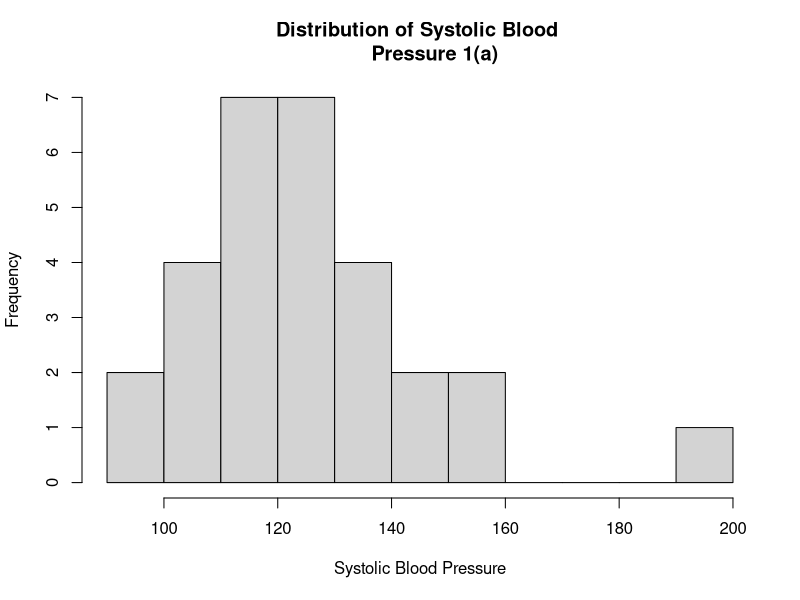
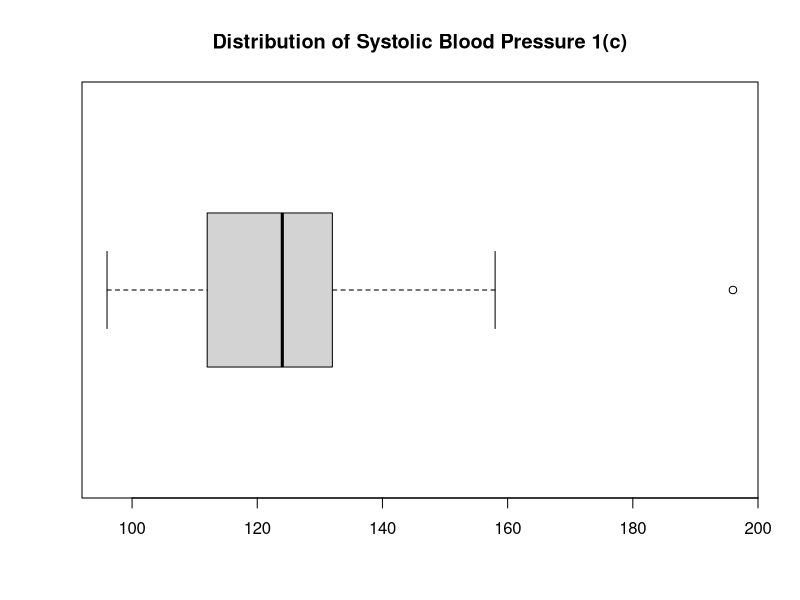
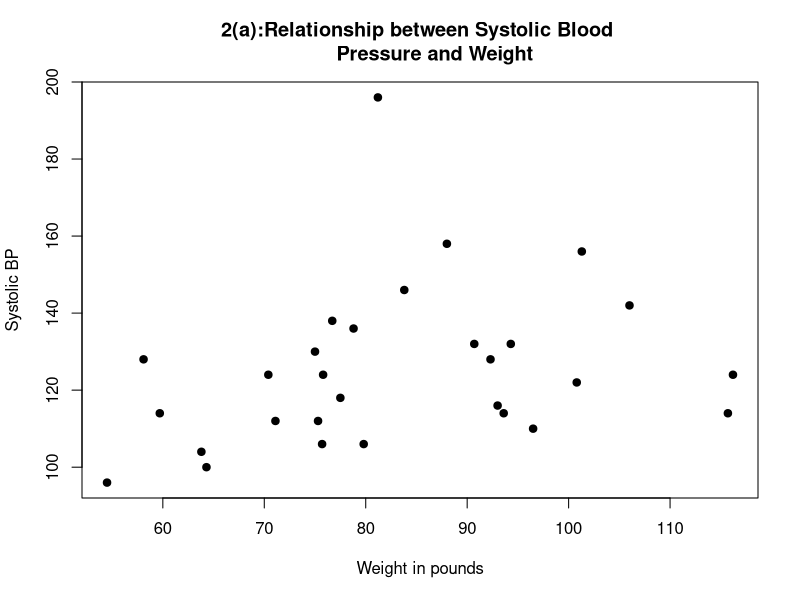
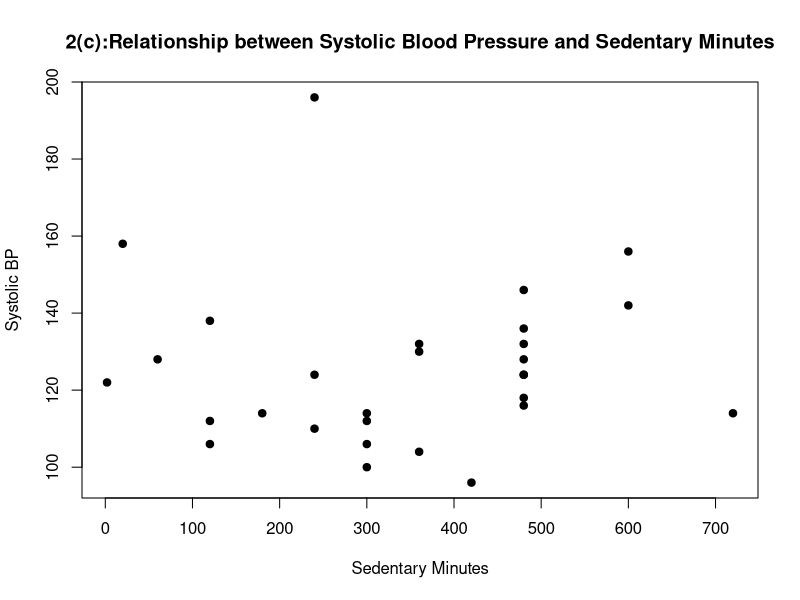
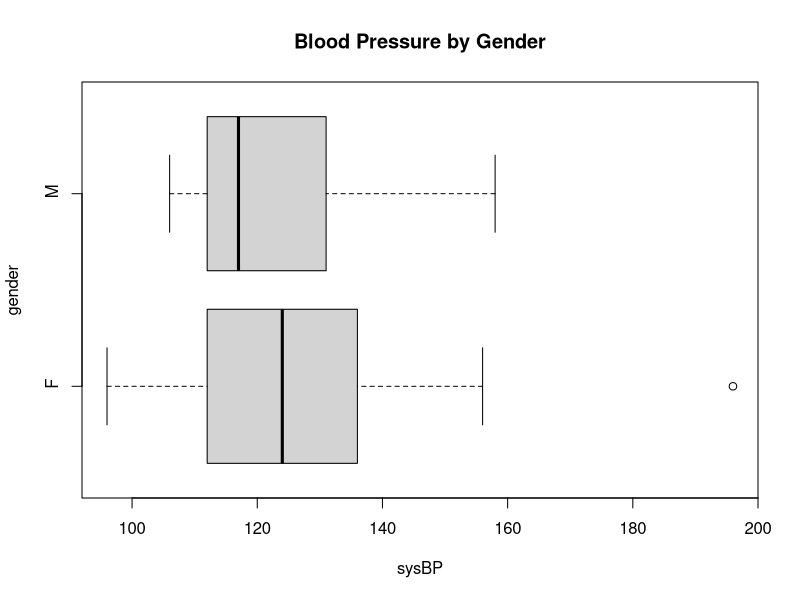
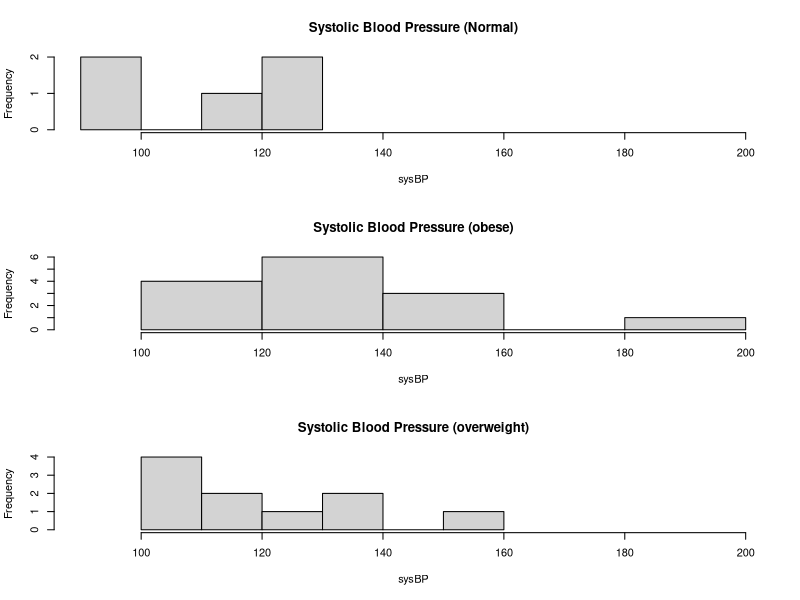

Write R code to recreate these figures, in order.
## ---- chunk 1
setwd(dirname(rstudioapi::getSourceEditorContext()$path))# set working directory to source file location
library(ggplot2)# Create Elegant Data Visualizations Using the Grammar of Graphics
patients101 = read.csv("patients101.csv")# import patients101.csv
## ---- chunk 2
#Problem 1 (a)
hist(patients101$sysBP, breaks=10, xlab = "Systolic Blood Pressure", main = "Distribution of Systolic Blood 
     Pressure 1(a)")
#ggplot(patients101, aes(x = sysBP)) + geom_histogram(binwidth = 5,color = "black",fill = "white")+
#xlab("Systolic Blood Pressure")+ggtitle("1(a): Distribution of systolic blood pressure")
## ---- chunk 3
#Problem 1 (c)
boxplot(patients101$sysBP, horizontal = TRUE, main = "Distribution of Systolic Blood Pressure 1(c)")
# ggplot(patients101, aes(y=sysBP, x = factor("")))+ geom_boxplot() + ylab("Systolic Blood Pressure") + 
#xlab(" ")+ coord_flip() + ggtitle("1(a): Distribution of systolic blood pressure")
## ---- chunk 4
#Problem 2 (a)
plot(patients101$weight, patients101$sysBP, main = "2(a):Relationship between Systolic Blood 
     Pressure and Weight",xlab = "Weight in pounds",ylab = "Systolic BP",pch = 19)
#qplot(weight, sysBP, data = patients101) +
#ggtitle("2(a):Relationship between Systolic Blood Pressure and Weight") + 
#xlab("Weight in pounds") + ylab("Systolic BP")
## ---- chunk 5
#Problem 2 (c)
plot(patients101$sedmins, patients101$sysBP, 
     main = "2(c):Relationship between Systolic Blood Pressure and Sedentary Minutes",
     xlab = "Sedentary Minutes",ylab = "Systolic BP",pch = 19)
#qplot(sedmins, sysBP, data = patients101) +
#ggtitle("2(c):Relationship between Systolic Blood Pressure and Sedentary Minutes") + 
#xlab("Sedentary Minutes") + ylab("Systolic BP")
## ---- chunk 6
#Problem 3 (a)
boxplot(sysBP ~ gender, data = patients101, main = "Blood Pressure by Gender",horizontal = TRUE)
#ggplot(patients101,aes(y = sysBP,x =gender)) + geom_boxplot() + ylab("Systolic Blood Pressure") + 
# xlab("Gender") + ggtitle("Blood Pressure by Gender") + coord_flip() 
## ---- chunk 7
#Problem 3 (c)
par(mfrow = c(3, 1))
hist(patients101$sysBP[patients101$obese==' normal'], main = "Systolic Blood Pressure (Normal)",
     xlab = "sysBP", xlim = c(90, 200))
hist(patients101$sysBP[patients101$obese==' obese'], main = "Systolic Blood Pressure (obese)",
     xlab = "sysBP", xlim = c(90, 200))
hist(patients101$sysBP[patients101$obese==' overweight'], main = "Systolic Blood Pressure (overweight)",
     xlab = "sysBP", xlim = c(90, 200))
par(mfrow = c(1, 1))# reset to default
#ggplot(patients101, aes(x = sysBP)) + geom_histogram(binwidth = 10,color = "black",fill = "white") + 
#facet_grid(obese ~.) +ggtitle("Systolic Blood Pressure by Obesity")
## ---- chunk 8
#Problem 4
#part(a)
aveBP = round(mean(patients101$sysBP), 3)
#part(b)
all.ave = aggregate(sysBP ~ marriage, data = patients101, mean)
#part(c)
all.sd = aggregate(sysBP ~ marriage, data = patients101, sd)
#part(d)
all.n= aggregate(sysBP ~ marriage, data = patients101, length)
#part(e)
fns.weight = fivenum(patients101$weight)
